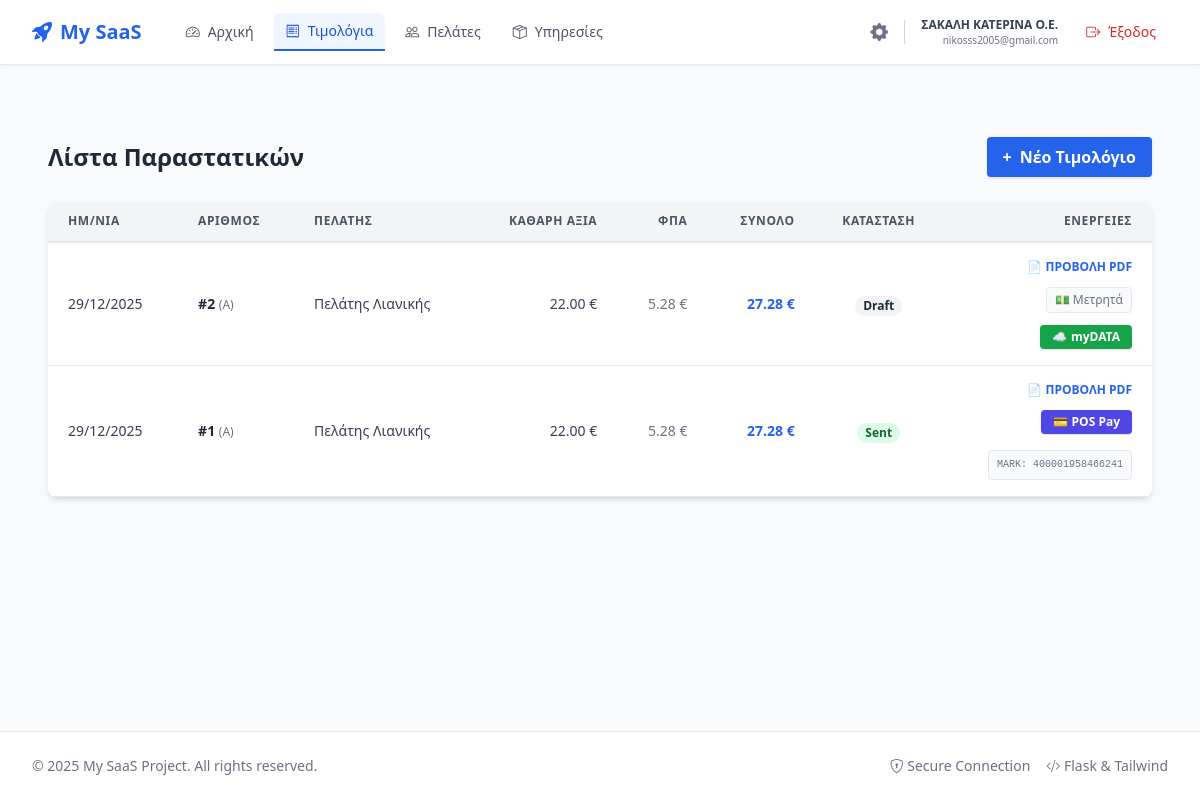
Page /invoices (signed in) on the earlier database version.
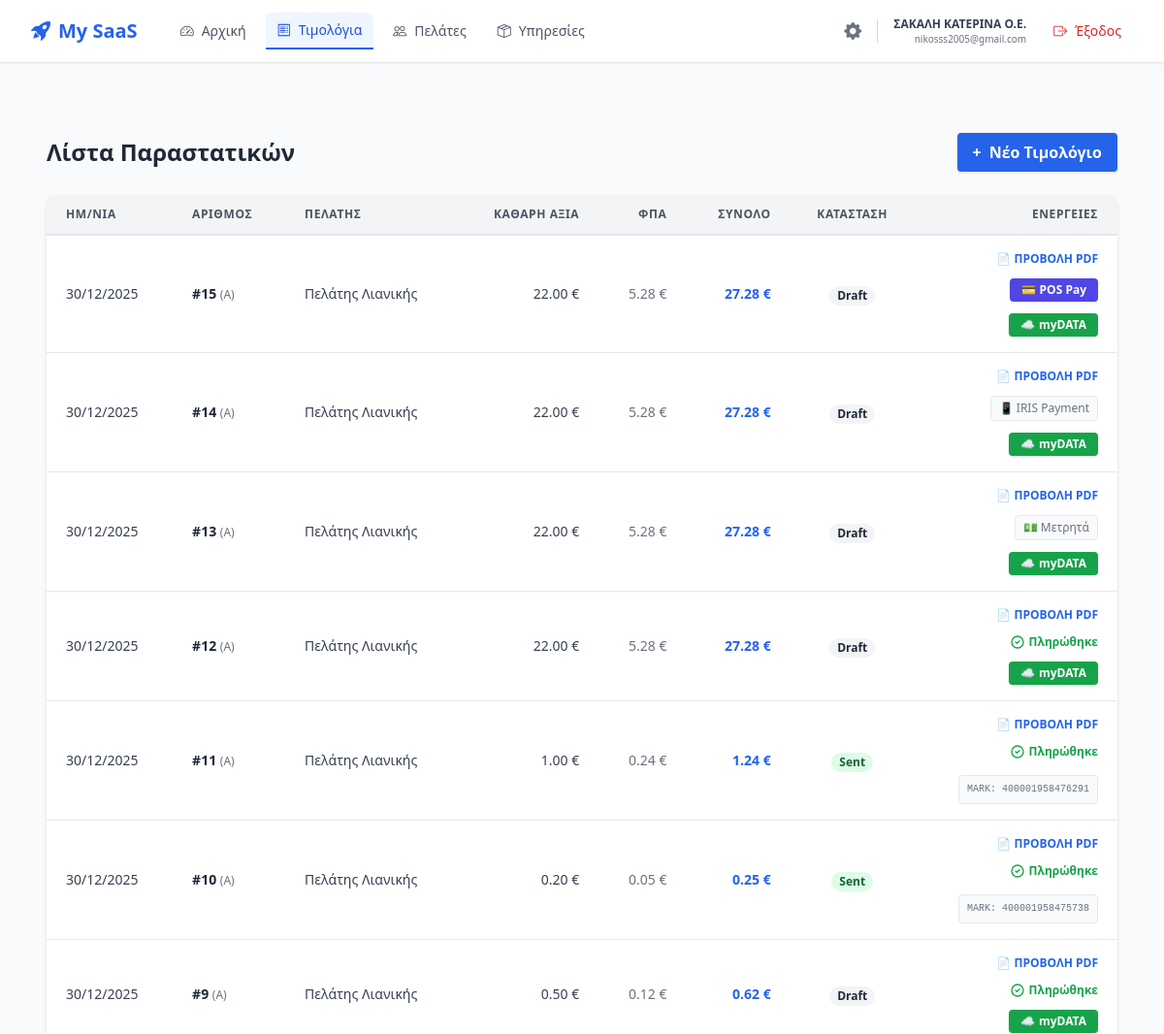
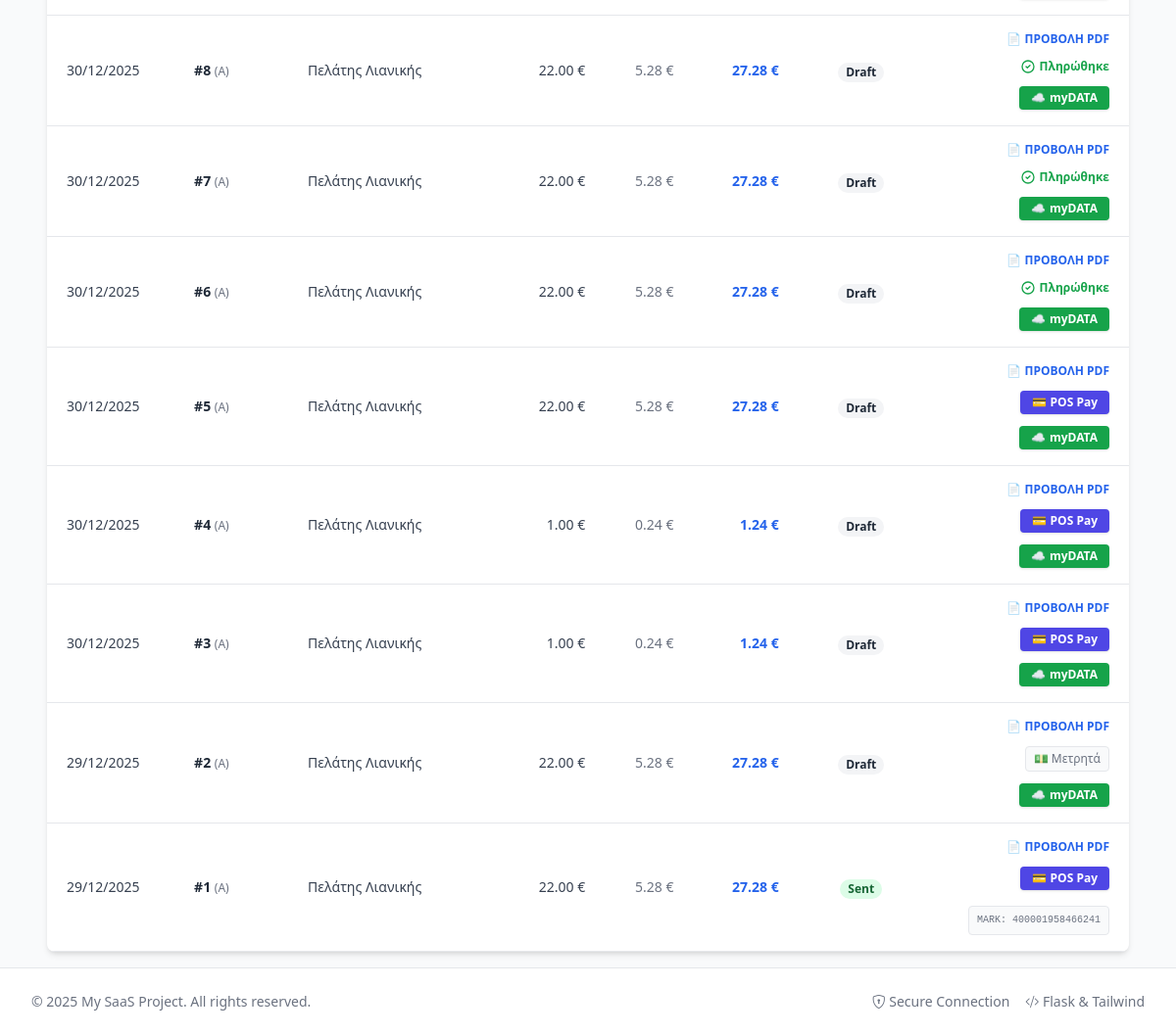
Same page on the later database version (2 pictures, top to bottom).
### app/models/invoice.py (models this page shows, shortened)
class Invoice(db.Model):
    __tablename__ = 'invoices'
    id = db.Column(db.Integer, primary_key=True)
    user_id = db.Column(db.Integer, db.ForeignKey('users.id'), nullable=False)
    customer_id = db.Column(db.Integer, db.ForeignKey('customers.id'), nullable=True)
    customer_name = db.Column(db.String(200), nullable=True)
    customer_afm = db.Column(db.String(20), nullable=True)
    customer_address = db.Column(db.String(200), nullable=True)
    customer_doy = db.Column(db.String(100), nullable=True)
    series = db.Column(db.String(10), default='A')  # Σειρά (π.χ. Α)
    number = db.Column(db.Integer, nullable=False)  # Αύξων Αριθμός
    issue_date = db.Column(db.Date, default=lambda: datetime.now(timezone.utc).date())
    issue_time = db.Column(db.Time, default=lambda: datetime.now(timezone.utc).time())
    invoice_type = db.Column(db.String(20), nullable=False, default="1.1")
    net_value = db.Column(db.Float, default=0.0)  # Καθαρή Αξία
    vat_value = db.Column(db.Float, default=0.0)  # Αξία ΦΠΑ
    total_value = db.Column(db.Float, default=0.0)  # Σύνολο Πληρωτέο
    payment_method = db.Column(db.String(50), default="3")
    is_paid = db.Column(db.Boolean, default=False)
    transaction_id = db.Column(db.String(255), nullable=True)  # Το Transaction ID της Viva
    paid_at = db.Column(db.DateTime, nullable=True)  # Πότε έγινε η πληρωμή
    status = db.Column(db.String(20), default='draft')
    mydata_mark = db.Column(db.String(100), nullable=True)  # ΜΑΡΚ Έκδοσης
    mydata_uid = db.Column(db.String(100), nullable=True)  # UID Αναγνωριστικό
    cancel_mark = db.Column(db.String(100), nullable=True)  # ΜΑΡΚ Ακύρωσης (αν ακυρωθεί)
    pdf_path = db.Column(db.String(500), nullable=True)  # Π.χ. /static/invoices/INV-A-1.pdf
    user = db.relationship('User', backref=db.backref('invoices', lazy=True))
    customer = db.relationship('Customer', backref=db.backref('invoices', lazy=True))

### app/main/routes.py (the view)
@main.route('/invoices')
@login_required
def invoices():
    all_invoices = Invoice.query.filter_by(user_id=current_user.id) \
        .order_by(Invoice.issue_date.desc(), Invoice.number.desc()) \
        .all()
    return render_template('invoices.html', invoices=all_invoices)

### app/__init__.py (called while the page is built)
def create_app():
    app = Flask(__name__)
    app.config.from_object(Config)
    db.init_app(app)
    login_manager.init_app(app)
    login_manager.login_view = 'auth.login'
    login_manager.login_message_category = 'info'
    with app.app_context():
        from .models import user
        from .models import customer
        from .models import product
        from .models import invoice
        from .models import subscription
        from .models import security
        from .models import audit
        @login_manager.user_loader
        def load_user(user_id):
            return user.User.query.get(int(user_id))
        from .auth import auth as auth_blueprint
        app.register_blueprint(auth_blueprint, url_prefix='/auth')
        from .main import main as main_blueprint
        app.register_blueprint(main_blueprint)
        db.create_all()
    return app

### app/templates/invoices.html (shortened to what the changed rows need)
{% extends "base.html" %}
{% block content %}
<div class="max-w-7xl mx-auto mt-8 px-4 sm:px-6 lg:px-8">
    <div class="flex justify-between items-center mb-6">
        <h2 class="text-2xl font-bold text-gray-800">Λίστα Παραστατικών</h2>
    </div>
    <div class="hidden md:block bg-white shadow-md rounded-lg overflow-hidden">
        <table class="min-w-full leading-normal">
            <thead>
                <tr>
                    <th class="px-5 py-3 border-b-2 border-gray-200 bg-gray-100 text-left text-xs font-semibold text-gray-600 uppercase tracking-wider">Ημ/νια</th>
                    <th class="px-5 py-3 border-b-2 border-gray-200 bg-gray-100 text-left text-xs font-semibold text-gray-600 uppercase tracking-wider">Αριθμός</th>
                    <th class="px-5 py-3 border-b-2 border-gray-200 bg-gray-100 text-left text-xs font-semibold text-gray-600 uppercase tracking-wider">Πελάτης</th>
                    <th class="px-5 py-3 border-b-2 border-gray-200 bg-gray-100 text-right text-xs font-semibold text-gray-600 uppercase tracking-wider">Καθαρή Αξία</th>
                    <th class="px-5 py-3 border-b-2 border-gray-200 bg-gray-100 text-right text-xs font-semibold text-gray-600 uppercase tracking-wider">ΦΠΑ</th>
                    <th class="px-5 py-3 border-b-2 border-gray-200 bg-gray-100 text-right text-xs font-semibold text-gray-600 uppercase tracking-wider">Σύνολο</th>
                    <th class="px-5 py-3 border-b-2 border-gray-200 bg-gray-100 text-center text-xs font-semibold text-gray-600 uppercase tracking-wider">Κατάσταση</th>
                    <th class="px-5 py-3 border-b-2 border-gray-200 bg-gray-100 text-right text-xs font-semibold text-gray-600 uppercase tracking-wider">Ενέργειες</th>
                </tr>
            </thead>
           <tbody>
                {% for inv in invoices %}
                <tr class="hover:bg-gray-50 border-b border-gray-200">
                    <td class="px-5 py-4 text-sm text-gray-700">{{ inv.issue_date.strftime('%d/%m/%Y') }}</td>
                    <td class="px-5 py-4 text-sm font-bold text-gray-800">#{{ inv.number }} <span class="text-xs font-normal text-gray-500">({{ inv.series }})</span></td>
                    <td class="px-5 py-4 text-sm text-gray-700 truncate max-w-xs" title="{{ inv.customer_name }}">{{ inv.customer_name }}</td>
                    <td class="px-5 py-4 text-sm text-right text-gray-700">{{ "%.2f"|format(inv.net_value) }} €</td>
                    <td class="px-5 py-4 text-sm text-right text-gray-500">{{ "%.2f"|format(inv.vat_value) }} €</td>
                    <td class="px-5 py-4 text-sm text-right font-bold text-blue-600">{{ "%.2f"|format(inv.total_value) }} €</td>
                    <td class="px-5 py-4 text-center">
                        {% if inv.mydata_mark %}
                        <span class="px-2 inline-flex text-xs leading-5 font-semibold rounded-full bg-green-100 text-green-800">Sent</span>
                        {% else %}
                        <span class="px-2 inline-flex text-xs leading-5 font-semibold rounded-full bg-gray-100 text-gray-800">Draft</span>
                        {% endif %}
                    </td>
                    <td class="px-5 py-4 text-right text-sm">
                        <div class="flex flex-col items-end gap-3">
                            <a href="{{ url_for('main.print_invoice', invoice_id=inv.id) }}" target="_blank" class="text-blue-600 hover:text-blue-900 font-bold text-xs uppercase cursor-pointer">📄 Προβολή PDF</a>
                            {% if not inv.is_paid %}
                                {% if inv.payment_method|string == '7' %}
                                    <button onclick="payWithPos({{ inv.id }}, {{ inv.total_value }}, this)" class="flex items-center gap-1 text-white bg-indigo-600 hover:bg-indigo-700 px-3 py-1 rounded text-xs font-bold shadow transition duration-150">
                                        <span>💳</span> POS Pay
                                    </button>
                                {% else %}
                                    <span class="text-xs text-gray-500 font-medium border border-gray-200 bg-gray-50 px-2 py-1 rounded cursor-default whitespace-nowrap">
                                        {% if inv.payment_method|string == '3' %}
                                            💵 Μετρητά
                                        {% elif inv.payment_method|string == '5' %}
                                            ⏳ Επί Πιστώσει
                                        {% elif inv.payment_method|string == '1' %}
                                            🏦 Τράπεζα (GR)
                                        {% elif inv.payment_method|string == '2' %}
                                            🌍 Τράπεζα (Εξωτ.)
                                        {% elif inv.payment_method|string == '4' %}
                                            🖋️ Επιταγή
                                        {% elif inv.payment_method|string == '6' %}
                                            💻 Web Banking
                                        {% elif inv.payment_method|string == '8' %}
                                            📱 IRIS Payment
                                        {% else %}
                                            Άλλος Τρόπος
                                        {% endif %}
                                    </span>
                                {% endif %}
                            {% else %}
                                <div class="flex items-center text-green-600 text-xs font-bold" title="Transaction ID: {{ inv.transaction_id }}">
                                    <svg class="w-4 h-4 mr-1" fill="none" stroke="currentColor" viewBox="0 0 24 24"><path stroke-linecap="round" stroke-linejoin="round" stroke-width="2" d="M9 12l2 2 4-4m6 2a9 9 0 11-18 0 9 9 0 0118 0z"></path></svg> Πληρώθηκε
                                </div>
                            {% endif %}
                            {% if not inv.mydata_mark %}
                                <form action="{{ url_for('main.send_to_mydata', invoice_id=inv.id) }}" method="POST" onsubmit="return confirm('Αποστολή στην ΑΑΔΕ;');">
                                    <button type="submit" class="flex items-center gap-1 text-white bg-green-600 hover:bg-green-700 px-3 py-1 rounded text-xs font-bold shadow transition duration-150"><span>☁️</span> myDATA</button>
                                </form>
                            {% else %}
                                <div class="text-right mt-1">
                                    <div class="text-[10px] text-gray-500 font-mono bg-gray-50 px-2 py-1 rounded border border-gray-200" title="UID: {{ inv.mydata_uid }}">MARK: {{ inv.mydata_mark }}</div>
                                </div>
                            {% endif %}
                        </div>
                    </td>
                </tr>
                {% else %}
                <tr><td colspan="8" class="px-5 py-10 text-center text-gray-500">Δεν βρέθηκαν παραστατικά.</td></tr>
                {% endfor %}
            </tbody>
        </table>
    </div>
</div>
{% endblock %}

Differences in the rows shown:
added Invoice: issue_date "30/12/2025", number "15", series "A", customer_name "Πελάτης Λιανικής", net_value "22.00", vat_value "5.28", total_value "27.28", shows "Draft"
added Invoice: issue_date "30/12/2025", number "14", series "A", customer_name "Πελάτης Λιανικής", net_value "22.00", vat_value "5.28", total_value "27.28", shows "Draft", is_paid "📱 IRIS Payment"
added Invoice: issue_date "30/12/2025", number "13", series "A", customer_name "Πελάτης Λιανικής", net_value "22.00", vat_value "5.28", total_value "27.28", shows "Draft", is_paid "💵 Μετρητά"
added Invoice: issue_date "30/12/2025", number "12", series "A", customer_name "Πελάτης Λιανικής", net_value "22.00", vat_value "5.28", total_value "27.28", shows "Draft"
added Invoice: issue_date "30/12/2025", number "11", series "A", customer_name "Πελάτης Λιανικής", net_value "1.00", vat_value "0.24", total_value "1.24", shows "Sent", mydata_mark "400001958476291"
added Invoice: issue_date "30/12/2025", number "10", series "A", customer_name "Πελάτης Λιανικής", net_value "0.20", vat_value "0.05", total_value "0.25", shows "Sent", mydata_mark "400001958475738"
added Invoice: issue_date "30/12/2025", number "9", series "A", customer_name "Πελάτης Λιανικής", net_value "0.50", vat_value "0.12", total_value "0.62", shows "Draft"
added Invoice: issue_date "30/12/2025", number "8", series "A", customer_name "Πελάτης Λιανικής", net_value "22.00", vat_value "5.28", total_value "27.28", shows "Draft"
added Invoice: issue_date "30/12/2025", number "7", series "A", customer_name "Πελάτης Λιανικής", net_value "22.00", vat_value "5.28", total_value "27.28", shows "Draft"
added Invoice: issue_date "30/12/2025", number "6", series "A", customer_name "Πελάτης Λιανικής", net_value "22.00", vat_value "5.28", total_value "27.28", shows "Draft"
added Invoice: issue_date "30/12/2025", number "5", series "A", customer_name "Πελάτης Λιανικής", net_value "22.00", vat_value "5.28", total_value "27.28", shows "Draft"
added Invoice: issue_date "30/12/2025", number "4", series "A", customer_name "Πελάτης Λιανικής", net_value "1.00", vat_value "0.24", total_value "1.24", shows "Draft"
added Invoice: issue_date "30/12/2025", number "3", series "A", customer_name "Πελάτης Λιανικής", net_value "1.00", vat_value "0.24", total_value "1.24", shows "Draft"
